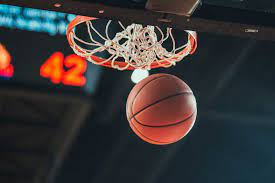
#> input picture assets/bball.jpeg, 275 x 183 px, given in place of the camera
$ python corners_practice.py
#> lines starting #> are read from the running program, lines starting #| are printed output that depends on the picture; after the words box and inside, x2 and y2 are one past the last pixel; in counts of white or black regions, pixels touching at a corner belong together
### video.py
import numpy as np
import cv2


def video(imgFunc = None):

    cap = cv2.VideoCapture(0)

    while True:
        ret, frame = cap.read()
#> frame is the input picture: shape (183, 275, 3); mean B, G, R 55.4, 54.6, 59

        frame = cv2.resize(frame,(0, 0), fx= 0.6, fy = 0.6)
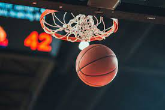
#> frame: shape (110, 165, 3); mean B, G, R 55.2, 54.5, 58.9

        # #returns width property of video capture
        # width = int(cap.get(3))


        # #returns height property of video capture
        # height = int(cap.get(4))


        # # for pasting image (passing shape of frame to get same 3d array)
        # image = np.zeros(frame.shape, np.uint8)


        # smaller_frame = cv2.resize(frame, (0, 0), fx = 0.5, fy = 0.5)

        # # pastes smaller_frame in 4 quadrants of black image (image)
        # image[:height//2, :width//2] = cv2.rotate(smaller_frame, cv2.cv2.ROTATE_180)
        # image[height//2:, :width//2] = smaller_frame
        # image[:height//2, width//2:] = cv2.rotate(smaller_frame, cv2.cv2.ROTATE_180)
        # image[height//2 : , width//2:] = smaller_frame

        if imgFunc == None:
            cv2.imshow('frame', frame)
        else:
            cv2.imshow('frame', imgFunc(frame))

        # waitKey returns ordinal value of key pressed
        # checking for keypress = q to break and break the loop to display video
        if cv2.waitKey(1) == ord('q'):
            break

    cap.release()
    cv2.destroyAllWindows()

### corners_practice.py
import numpy as np
import cv2
from video import video

def drawCorners(img):

    #converts image to grayscale , put in seperate variable so as to not tamper with original
    gray = cv2.cvtColor(img, cv2.COLOR_BGR2GRAY)
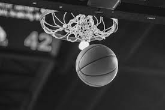
#> gray: shape (110, 165); min 4, max 243, mean 55.9

    #Shi-Tomasi corner detector for image
    #2nd param is number of corners to return
    #3rd param is quality of corners (0 - 1) (good to start low)
    #4th param is minimum euclidan distance between two corners (for rounded corners)
    # (chooses corners with distances > than that length)

    corners = cv2.goodFeaturesToTrack(gray, 100, 0.5, 100)
#> corners = [[72, 25]]
    # corners are in floats

    #converts floats to ints
    corners = np.int0(corners)


    for corner in corners:
        #ravel flattens the array returns the values in numpy array [[1,2], [2, 1]] -> [1, 2, 2, 1]
        x, y = corner.ravel()
        cv2.circle(img, (x, y), 5, (255, 0 ,0), -1)
#> this loop made 1 pass
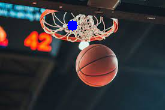
#> img: shape (110, 165, 3); 0.45% of pixels changed, all inside (x1, y1, x2, y2) = (67, 20, 78, 31)

    for i in range(len(corners)):
        for j in range(i+1, len(corners)):
            corner1 = tuple(corners[i][0])  #becuase corners[i] is in shape [[2, 2]]
            corner2 = tuple(corners[j][0])

            # returns a list of 3 64bit ints within the range randomly
            # numpy needs 8bit ints
            # lambda is like racket lamdbas
            color = tuple(map(lambda x: int(x) ,np.random.randint(0, 255, size = 3)))

            cv2.line(img, corner1, corner2, color, 1)
#> this loop made 1 pass

    return img

video(drawCorners)
#> (key q is pressed here)

$ run again, on assets/soccer_practice.jpeg
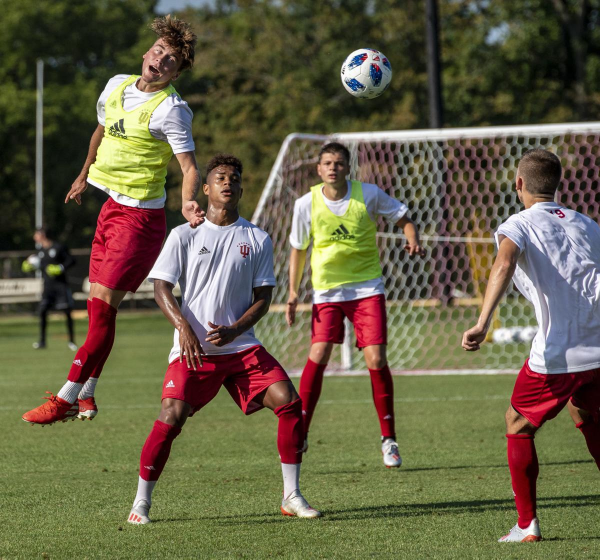
#> input picture assets/soccer_practice.jpeg, 1200 x 1119 px, given in place of the camera (shown at 1/2 size)
#> in video, frame is the input picture: shape (1119, 1200, 3); mean B, G, R 70.9, 96, 102.6
#> frame: shape (671, 720, 3)
#> in drawCorners, `gray = cv2.cvtColor(img, cv2.COLOR_BGR2GRAY)`:
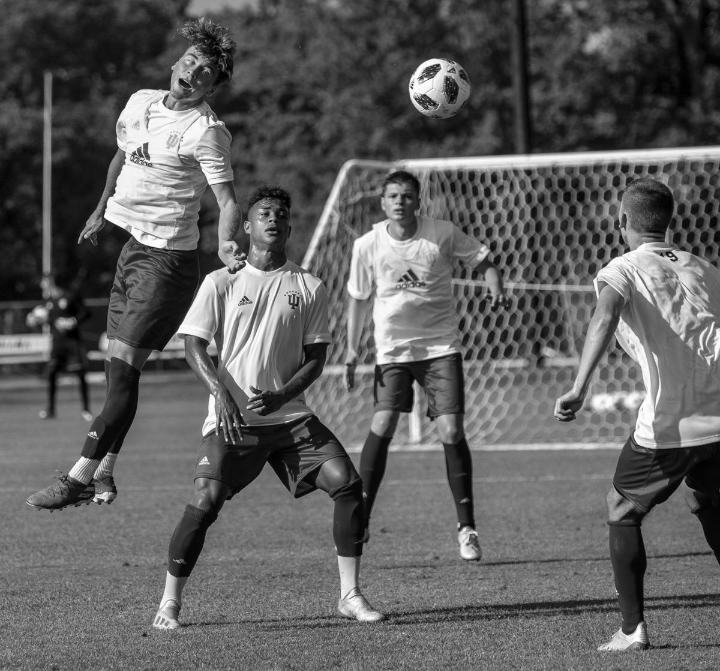
#> gray: shape (671, 720); min 0, max 255, mean 95
#> corners = [[221, 425], [245, 260], [147, 143], [412, 88], [670, 254], [376, 365], [93, 499]]
#> the loop in drawCorners, `for corner in corners:` made 7 passes
#> the loop in drawCorners, `for i in range(len(corners)):` made 7 passes
#> after the loop in drawCorners, `for i in range(len(corners)):`:
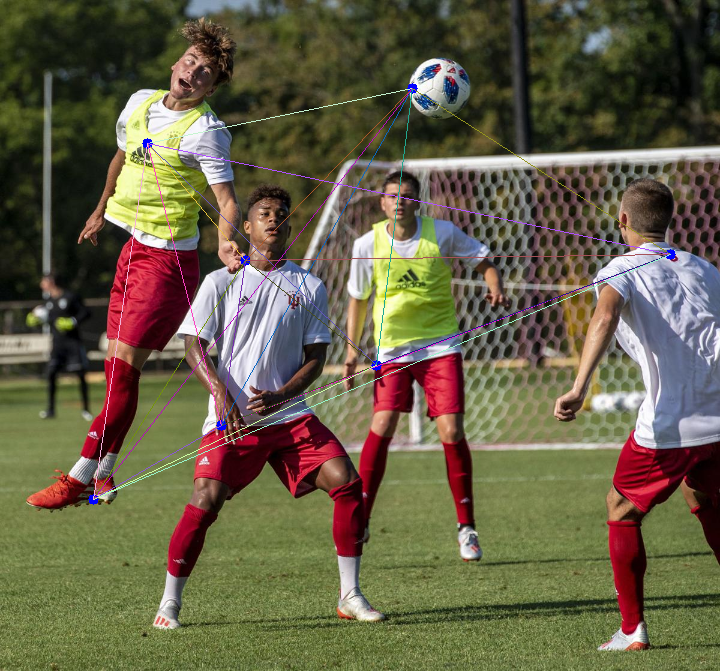
#> img: shape (671, 720, 3); mean B, G, R 71.7, 95.8, 102.6
